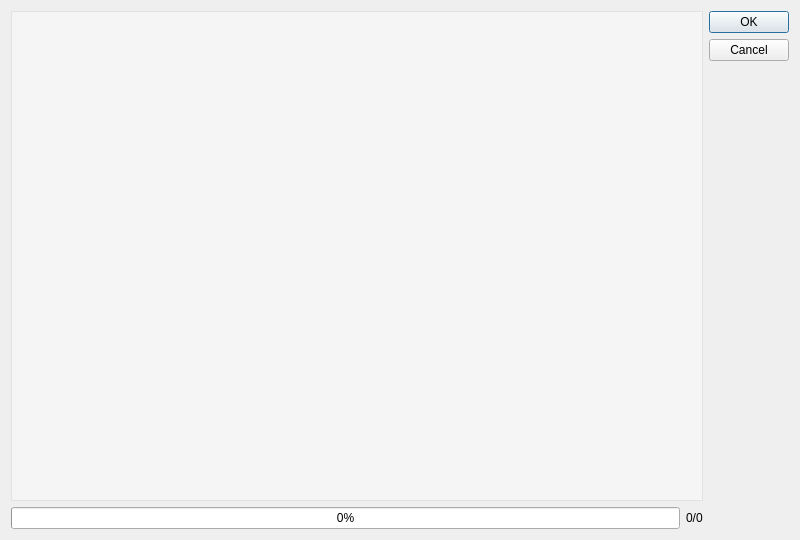
<?xml version="1.0" encoding="UTF-8"?>
<ui version="4.0">
 <class>DownloadProgressDialog</class>
 <widget class="QDialog" name="DownloadProgressDialog">
  <property name="geometry">
   <rect>
    <x>0</x>
    <y>0</y>
    <width>800</width>
    <height>540</height>
   </rect>
  </property>
  <property name="windowTitle">
   <string>Download Progress</string>
  </property>
  <layout class="QHBoxLayout" name="horizontalLayout_2">
   <item>
    <layout class="QVBoxLayout" name="verticalLayout">
     <item>
      <widget class="QTreeView" name="download_treeView">
       <property name="styleSheet">
        <string notr="true">background-color: rgba(255, 255, 255, 100);</string>
       </property>
      </widget>
     </item>
     <item>
      <layout class="QHBoxLayout" name="horizontalLayout">
       <item>
        <widget class="QProgressBar" name="downloadProgress_progressBar_2">
         <property name="sizeIncrement">
          <size>
           <width>0</width>
           <height>6</height>
          </size>
         </property>
         <property name="value">
          <number>0</number>
         </property>
        </widget>
       </item>
       <item>
        <widget class="QLabel" name="downloadValue_label">
         <property name="whatsThis">
          <string notr="true"/>
         </property>
         <property name="text">
          <string>0/0</string>
         </property>
        </widget>
       </item>
      </layout>
     </item>
    </layout>
   </item>
   <item>
    <widget class="QDialogButtonBox" name="buttonBox">
     <property name="orientation">
      <enum>Qt::Vertical</enum>
     </property>
     <property name="standardButtons">
      <set>QDialogButtonBox::Cancel|QDialogButtonBox::Ok</set>
     </property>
    </widget>
   </item>
  </layout>
 </widget>
 <resources/>
 <connections>
  <connection>
   <sender>buttonBox</sender>
   <signal>accepted()</signal>
   <receiver>DownloadProgressDialog</receiver>
   <slot>accept()</slot>
   <hints>
    <hint type="sourcelabel">
     <x>248</x>
     <y>254</y>
    </hint>
    <hint type="destinationlabel">
     <x>157</x>
     <y>274</y>
    </hint>
   </hints>
  </connection>
  <connection>
   <sender>buttonBox</sender>
   <signal>rejected()</signal>
   <receiver>DownloadProgressDialog</receiver>
   <slot>reject()</slot>
   <hints>
    <hint type="sourcelabel">
     <x>316</x>
     <y>260</y>
    </hint>
    <hint type="destinationlabel">
     <x>286</x>
     <y>274</y>
    </hint>
   </hints>
  </connection>
 </connections>
</ui>
